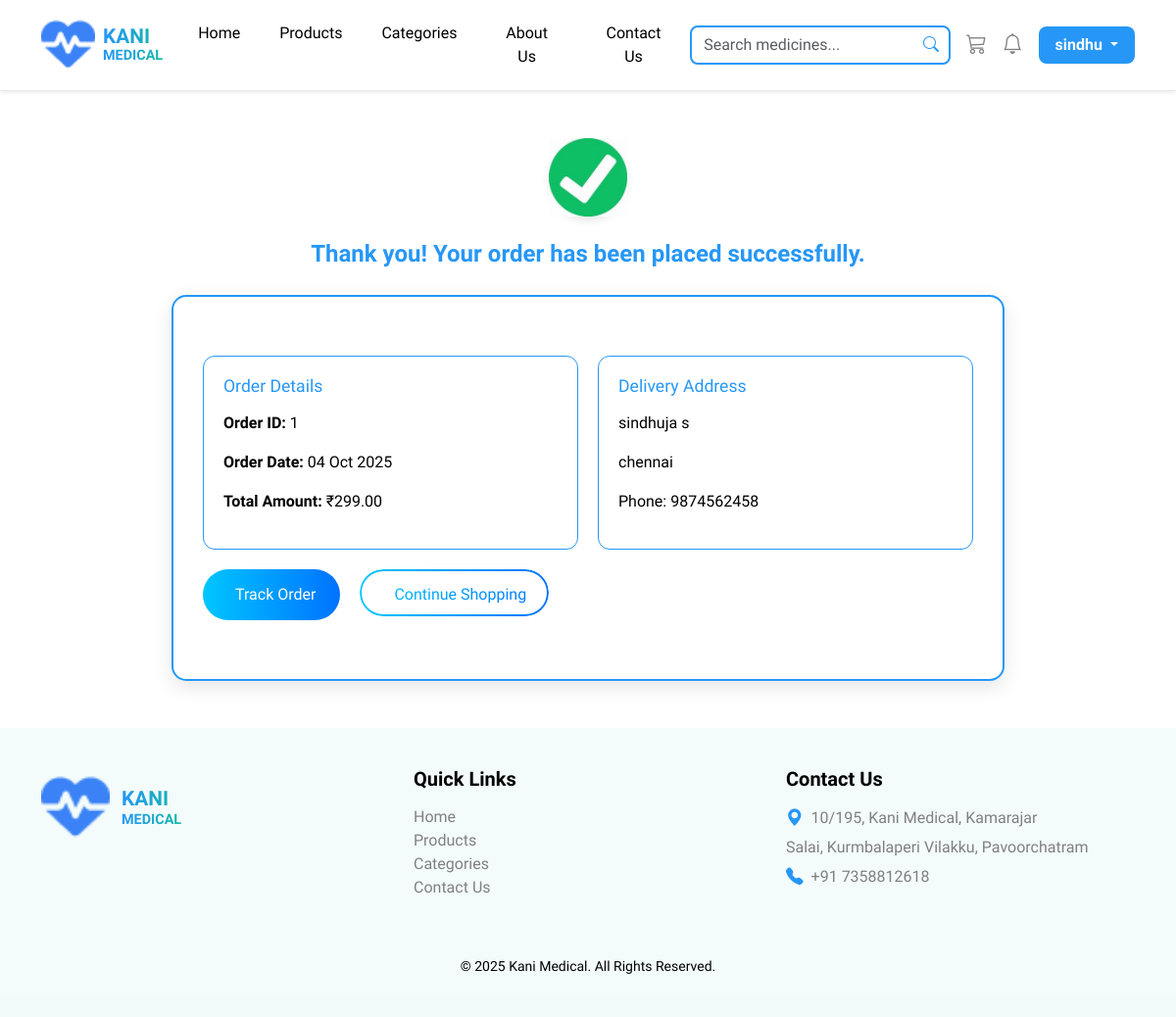
Screenshot of /order-success/1/ (signed in) with the database file from the repository.
### shop/models.py (models this page shows, shortened)
class Order(models.Model):
    user = models.ForeignKey(User, on_delete=models.CASCADE, related_name='orders')
    first_name = models.CharField(max_length=50)
    last_name = models.CharField(max_length=50)
    email = models.EmailField()
    phone = models.CharField(max_length=15)
    address = models.TextField(blank=True, null=True)
    total = models.DecimalField(max_digits=10, decimal_places=2, default=Decimal('0.00'))
    order_items = models.TextField(blank=True, null=True)
    total = models.DecimalField(max_digits=10, decimal_places=2, default=Decimal('0.00'))
    status = models.CharField(max_length=20, choices=ORDER_STATUS, default='placed')
    payment_method = models.CharField(max_length=50, default="COD")
    payment_status = models.CharField(max_length=20, default="Pending")
    razorpay_order_id = models.CharField(max_length=255, blank=True, null=True)
    razorpay_payment_id = models.CharField(max_length=255, blank=True, null=True)
    razorpay_signature = models.CharField(max_length=255, blank=True, null=True)
    created_at = models.DateTimeField(auto_now_add=True)

### shop/views.py (the view)
# urls.py: path('order-success/<int:order_id>/', views.order_success, name='order_success'),
@login_required
def order_success(request, order_id):
    order = get_object_or_404(Order, id=order_id)
    tracked_order = None
    if request.method == "POST":
        email = request.POST.get("email")
        try:
            tracked_order = Order.objects.get(email=email)
        except Order.DoesNotExist:
            tracked_order = None
    return render(request, "shop/order_success.html", {
        "order": order,
        "tracked_order": tracked_order,
    })

### shop/context_processors.py (called while the page is built)
def cart_count(request):
    cart_items_count = 0
    if request.user.is_authenticated:
        cart_items_count = Cart.objects.filter(user=request.user).count()
    else:
        cart = request.session.get('cart', {})
        for item in cart.values():
            cart_items_count += item.get('quantity', 0)
    return {
        'cart_items_count': cart_items_count
    }

### shop/templates/shop/order_success.html (shortened to what this page needs)
{% extends 'shop/base.html' %}
{% load static %}
{% block content %}
<div class="container my-5">
  <div class="tick-circle">
    <img src="{% static 'images/tick.jpeg' %}" alt="Success Tick" />
  </div>
  <p class="thank-you text-center mb-4">Thank you! Your order has been placed successfully.</p>
  <div class="order-success-box">
    <div class="order-details-wrapper">
      <div class="order-left">
        <h5>Order Details</h5>
        <p><strong>Order ID:</strong> {{ order.id }}</p>
        <p><strong>Order Date:</strong> {{ order.created_at|date:"d M Y" }}</p>
        <p><strong>Total Amount:</strong> ₹{{ order.total }}</p>
      </div>
<div class="order-right">
    <h5>Delivery Address</h5>
    <p>{{ order.first_name }} {{ order.last_name }}</p>
    <p>{{ order.address }}</p>
    <p>Phone: {{ order.phone }}</p>
</div>
    <div class="order-buttons">
      <a href="{% url 'track_order' order.id %}" class="btn btn-gradient">
         Track Order
      </a>
      <a href="{% url 'home' %}" class="btn btn-border-gradient">
         Continue Shopping
      </a>
    </div>
  </div>
</div>
{% endblock %}

### shop/templates/shop/base.html (shortened to what this page needs)
{% load static %}
<!DOCTYPE html>
<html lang="en">
<head>
  <link href="https://cdn.jsdelivr.net/npm/bootstrap@5.3.2/dist/css/bootstrap.min.css" rel="stylesheet">
  <link href="https://cdn.jsdelivr.net/npm/bootstrap-icons@1.11.1/font/bootstrap-icons.css" rel="stylesheet">
<link rel="stylesheet" href="{% static 'css/style.css' %}">
</head>
<body>
<nav class="navbar navbar-expand-lg shadow-sm">
  <div class="container">
    <a class="navbar-brand d-flex align-items-center" href="{% url 'home' %}">
      <img src="{% static 'images/i.png' %}" alt="Logo">
      <div class="brand-text ms-2">
        <span>KANI</span>
        <small>MEDICAL</small>
      </div>
    </a>
    <div class="collapse navbar-collapse" id="navbarNav">
      <ul class="navbar-nav text-center">
        <li class="nav-item"><a class="nav-link" href="{% url 'home' %}">Home</a></li>
        <li class="nav-item"><a class="nav-link" href="#">Products</a></li>
        <li class="nav-item"><a class="nav-link" href="{% url 'categories' %}">Categories</a></li>
        <li class="nav-item"><a class="nav-link" href="{% url 'About' %}">About Us</a></li>
        <li class="nav-item"><a class="nav-link" href="{% url 'Contact' %}">Contact Us</a></li>
      </ul>
      <div class="d-flex align-items-center gap-3 ms-auto">
        <form class="search-bar">
          <input class="form-control" type="search" placeholder="Search medicines..." aria-label="Search">
          <i class="bi bi-search"></i>
        </form>
<a href="{% url 'cart_page' %}" class="icon-grey position-relative">
  <i class="bi bi-cart3"></i>
</a>
        <a href="#" class="icon-grey"><i class="bi bi-bell"></i></a>
        {% if user.is_authenticated %}
          <div class="dropdown">
            <a class="btn btn-login dropdown-toggle" href="#" role="button" id="userMenu" data-bs-toggle="dropdown" aria-expanded="false">
              {{ user.username }}
            </a>
          </div>
        {% else %}
          <a href="{% url 'login' %}" class="btn btn-login">Login</a>
        {% endif %}
      </div>
    </div>
  </div>
</nav>
  <main>
    {% block content %}
    {% endblock %}
  </main>
  <footer>
    <div class="container">
      <div class="row">
        <div class="col-md-4 mb-4">
          <div class="footer-logo">
            <img src="{% static 'images/i.png' %}" alt="Logo">
            <div class="brand-text">
              <span>KANI</span>
              <small>MEDICAL</small>
            </div>
          </div>
        </div>
        <div class="col-md-4 mb-4">
          <h5>Quick Links</h5>
          <ul>
            <li><a href="#">Home</a></li>
            <li><a href="#">Products</a></li>
            <li><a href="{% url 'categories' %}">Categories</a></li>
            <li><a href="#">Contact Us</a></li>
          </ul>
        </div>
        <div class="col-md-4 mb-4">
          <h5>Contact Us</h5>
          <div class="contact-info">
            <p><i class="bi bi-geo-alt-fill"></i>10/195, Kani Medical, Kamarajar</p>
            <p>Salai, Kurmbalaperi Vilakku, Pavoorchatram</p>
            <p><i class="bi bi-telephone-fill"></i>+91 7358812618</p>
          </div>
        </div>
      </div>
      <div class="text-center mt-3">
        <small>© 2025 Kani Medical. All Rights Reserved.</small>
      </div>
    </div>
  </footer>
</body>
</html>

### static/css/style.css (style rules this page uses)
.btn-gradient { background: linear-gradient(90deg, #00c6ff, #0072ff); color: #fff; padding: 20px 28px; border-radius: 30px; border: none; font-weight: 600; text-decoration: none; transition: 0.3s ease; display: inline-block; }
.btn-border-gradient { position: relative; display: inline-block; padding: 12px 28px; border-radius: 30px; font-weight: 600; text-decoration: none; background: transparent; border: 2px solid transparent; background-image: linear-gradient(90deg,#14B8A6, #2697F6); -webkit-background-clip: text; -webkit-text-fill-color: transparent; transition: 0.3s ease; }
.btn-border-gradient::before { content: ""; position: absolute; top: 0; left: 0; width: 100%; height: 100%; border-radius: 30px; padding: 2px; background: linear-gradient(90deg, #00c6ff, #0072ff); -webkit-mask: linear-gradient(#fff 0 0) content-box, linear-gradient(#fff 0 0); -webkit-mask-composite: xor; mask-composite: exclude; pointer-events: none; }

### shop/templates/shop/base.html (style rules this page uses)
body { font-family: 'Urbanist', sans-serif; background-color: #ffffff; color: #000000; }
.navbar { background-color: #ffffff; border-bottom: 1px solid #eaeaea; position: sticky; top: 0; z-index: 1030; transition: all 0.3s ease-in-out; }
.navbar-brand img { width: 55px; height: auto; }
.brand-text { display: flex; flex-direction: column; line-height: 1.1; }
.brand-text span { font-weight: 700; font-size: 1.3rem; background: linear-gradient(90deg, #2697F6, #14B8A6); -webkit-background-clip: text; -webkit-text-fill-color: transparent; }
.brand-text small { font-size: 0.9rem; font-weight: 600; background: linear-gradient(90deg, #2697F6, #14B8A6); -webkit-background-clip: text; -webkit-text-fill-color: transparent; }
.navbar-nav { margin: 0 auto; }
.navbar-nav .nav-link { color: #000 !important; font-weight: 500; margin: 0 12px; position: relative; }
.navbar-nav .nav-link { position: relative; padding: 8px 15px; border-radius: 8px; transition: all 0.3s ease; }
.search-bar { position: relative; animation: fadeIn 0.6s ease-in-out; }
.search-bar input { border: 2px solid #2697F6; border-radius: 8px; padding-right: 35px; }
.search-bar .bi-search { position: absolute; right: 12px; top: 50%; transform: translateY(-50%); color: #2697F6; }
.icon-grey { color: grey !important; font-size: 1.3rem; transition: transform 0.2s ease-in-out; }
.btn-login { background-color: #2697F6; color: #fff; border-radius: 8px; padding: 6px 16px; font-weight: 600; transition: all 0.3s ease-in-out; }
footer { background-color: rgba(20, 184, 166, 0.05); padding: 40px 0; animation: fadeInUp 0.8s ease-in-out; }
footer h5 { font-weight: 700; margin-bottom: 15px; color: #000; }
footer ul { list-style: none; padding: 0; }
footer ul li a { text-decoration: none; color: grey; transition: 0.3s; }
.footer-logo { display: flex; align-items: center; }
.footer-logo img { width: 70px; height: auto; margin-right: 12px; }
.footer-logo .brand-text { display: flex; flex-direction: column; line-height: 1.2; }
.footer-logo .brand-text span, .footer-logo .brand-text small { font-weight: 700; background: linear-gradient(90deg, #2697F6, #14B8A6); -webkit-background-clip: text; -webkit-text-fill-color: transparent; }
.contact-info p { margin: 5px 0; color: grey; display: flex; align-items: center; }
.contact-info i { color: #2697F6; margin-right: 8px; font-size: 1.1rem; }

### rows the page displays
Order: id "1", created_at "04 Oct 2025", total "299.00", first_name "sindhuja", last_name "s", address "chennai", phone "9874562458"

### other values shown
{{ user.username }} "sindhu"
